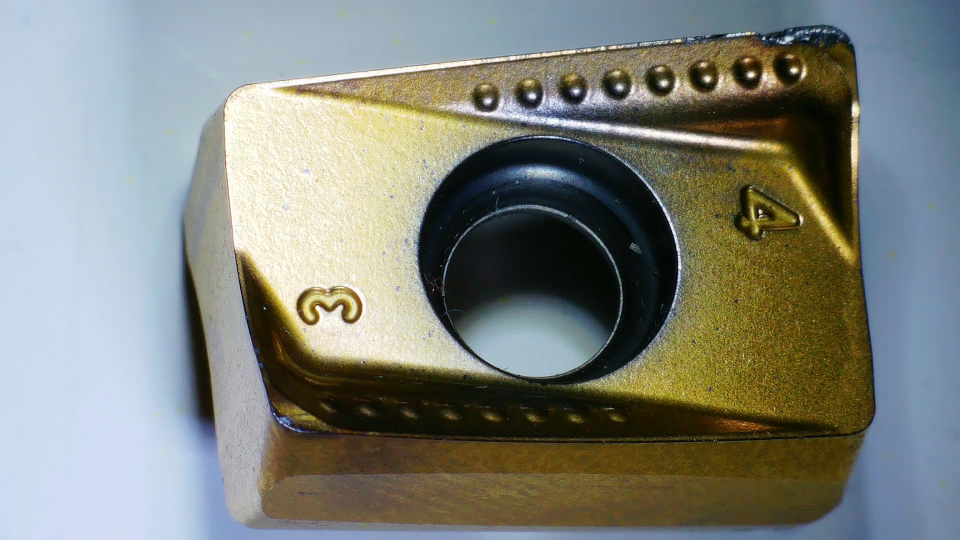
#> input picture tests/imgs/3/valid.png, 1920 x 1080 px (shown at 1/2 size)
$ jupyter execute --allow-errors widgets.ipynb   (shell and % lines are left out)
#> lines starting #> are read from the running program, lines starting #| are printed output that depends on the picture; after the words box and inside, x2 and y2 are one past the last pixel; in counts of white or black regions, pixels touching at a corner belong together
#> `valid = cv.imread(valid_name, 0)`:
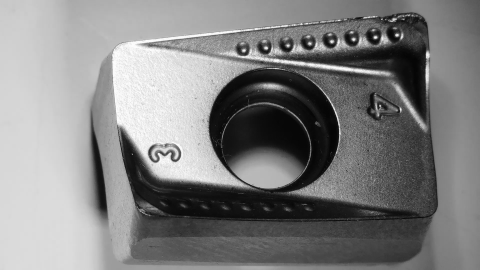
#> valid: shape (1080, 1920) (shown at 1/4 size); min 0, max 255, mean 129.2
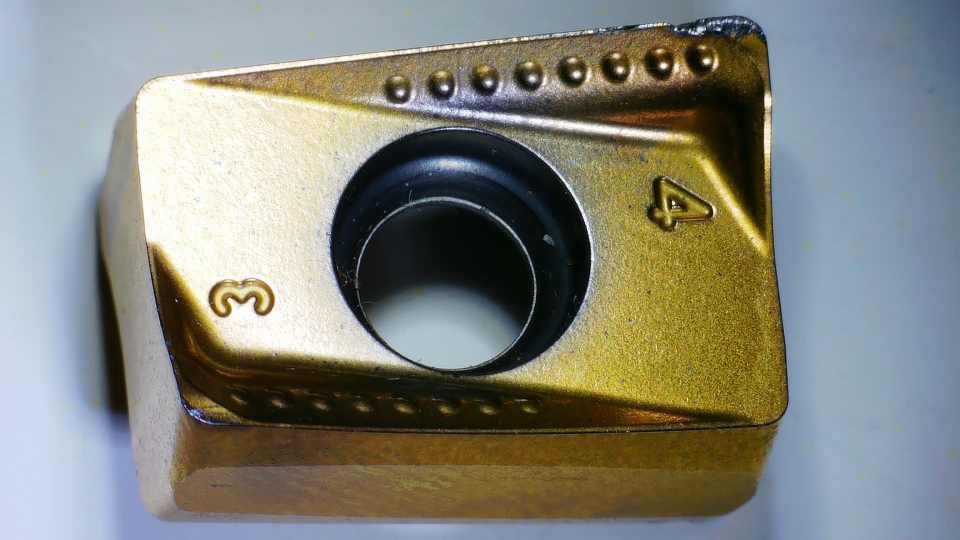
#> input picture tests/imgs/3/defect.png, 1920 x 1080 px (shown at 1/2 size)
#> `defected = defected = cv.equalizeHist(defected)`:
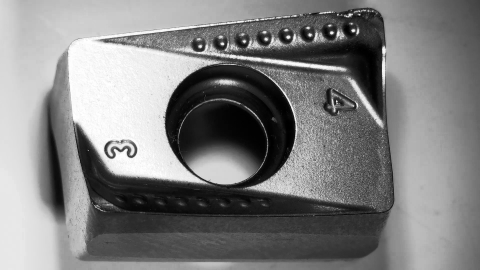
#> defected: shape (1080, 1920) (shown at 1/4 size); min 0, max 255, mean 128.2
### TuningMethods/functions.py
import cv2 as cv
import numpy as np
import matplotlib.pyplot as plt

matchers = {
    'bruteforce': cv.DESCRIPTOR_MATCHER_BRUTEFORCE,
    'bruteforce_hamming': cv.DESCRIPTOR_MATCHER_BRUTEFORCE_HAMMING,
    'bruteforce_hamminglut': cv.DESCRIPTOR_MATCHER_BRUTEFORCE_HAMMINGLUT,
    'bruteforce_l1': cv.DESCRIPTOR_MATCHER_BRUTEFORCE_L1,
    'bruteforce_sl2': cv.DESCRIPTOR_MATCHER_BRUTEFORCE_SL2,

    'flann_index_linear': 0,
    'flann_index_kdtree': 1,
    'flann_index_kmeans': 2,
    'flann_index_composite': 3,
    'flann_index_kdtree_single': 4,
    'flann_index_hierarchical': 5}


# [9 lines left out: function get_keypoints, not called in this run]


def aligner(
        template,
        img,
        max_features=250,
        good_match_percent=0.8,
        matcher_name='flann_index_kdtree',
        plot_keypoints=False
):
#> called with max_features = 250, good_match_percent = 0.8, matcher_name = 'flann_index_linear', plot_keypoints = False
    im1Gray = cv.cvtColor(img,
                          cv.COLOR_BGR2GRAY) \
        if len(img.shape) == 3 else img

    templateGray = cv.cvtColor(template,
                               cv.COLOR_BGR2GRAY) \
        if len(template.shape) == 3 else template

    if matcher_name.startswith('bruteforce'):
        # Detect features and compute descriptors.
        orb = cv.ORB_create(max_features)

        keypoints1, descriptors1 = orb.detectAndCompute(im1Gray, None)
        keypoints2, descriptors2 = orb.detectAndCompute(templateGray, None)

        # Match features
        matcher = cv.DescriptorMatcher_create(matchers[matcher_name])
        matches = list(matcher.match(descriptors1, descriptors2, None))
    elif matcher_name.startswith('flann'):
        sift = cv.SIFT_create()

        keypoints1, descriptors1 = sift.detectAndCompute(im1Gray, None)
#> keypoints1 = 11463 keypoints; strongest (x, y, size): (1327, 131, 9.2), (1351, 59, 4.2), (1347, 406, 4.8), (1413, 123, 8.9)
        keypoints2, descriptors2 = sift.detectAndCompute(templateGray, None)
#> keypoints2 = 10671 keypoints; strongest (x, y, size): (1502, 150, 9.2), (1588, 141, 8.7), (1520, 423, 4.9), (1064, 192, 9.4)

        # Specify algorithm used and various parameters
        index_params = dict(algorithm=matchers[matcher_name], trees=5)

        matcher = cv.FlannBasedMatcher(index_params, {})

        matches = matcher.knnMatch(descriptors1, descriptors2, 2)
#> matches = 11463 matches
        matches = [m1 for (m1, m2) in matches
                   if m1.distance < 0.7 * m2.distance]
#> matches = 533 matches
    else:
        print('Incorrect matcher name')
        return

    # Sort matches by score
    matches.sort(key=lambda x: x.distance, reverse=False)

    # Remove bad matches
    numGoodMatches = int(len(matches) * good_match_percent)
#> numGoodMatches = 426
    matches = matches[:numGoodMatches]
#> matches = 426 matches

    # Extract location of good matches
    points1 = np.zeros((len(matches), 2), dtype=np.float32)
#> points1 = 426 pairs, first value 0 to 0, second value 0 to 0
    points2 = np.zeros((len(matches), 2), dtype=np.float32)
#> points2 = 426 pairs, first value 0 to 0, second value 0 to 0

    for i, match in enumerate(matches):
        # print(match.queryIdx, match.trainIdx)
        # print(keypoints1[match.queryIdx].pt)
        points1[i, :] = keypoints1[match.queryIdx].pt
        points2[i, :] = keypoints2[match.trainIdx].pt
#> after the loop, points1 = 426 pairs, first value 273.6 to 1557.4, second value 32.39 to 1044.9; points2 = 426 pairs, first value 417.3 to 1744.2, second value 51.61 to 1047.5

    # Find homography
    h, _ = cv.findHomography(points1, points2, cv.RANSAC)
#> h = [[0.996, -0.00142, 178.3], [0.00194, 0.998, 15.3], [-1.36e-06, 1.25e-07, 1]]

    # Use homography
    height, width = template.shape[0], template.shape[1]
    im1Reg = cv.warpPerspective(img, h, (width, height))

    # Plot keypoints
    if plot_keypoints:
        img_keypoints = cv.drawMatches(im1Gray,
                                       keypoints1,
                                       templateGray,
                                       keypoints2,
                                       matches,
                                       None, None)

        plt.figure(figsize=(10, 10))
        plt.imshow(img_keypoints, cmap='gray')
        plt.axis('off')
        plt.title(matcher_name)
        plt.show()

    return im1Reg, h


# [36 lines left out: function cropper1, not called in this run]

### TuningMethods/widgets.ipynb
[cell 1]
import cv2 as cv
import os
import matplotlib.pyplot as plt
import matplotlib.patches as patches
import numpy as np
from ipywidgets import interact, fixed
import ipywidgets as widgets
import functions

[cell 2]
equalizeHist = True
crop = False
align= True
valid_name = '../tests/imgs/3/valid.png'
defected_name = '../tests/imgs/3/defect.png'
valid = cv.imread(valid_name, 0)
defected = cv.imread(defected_name, 0)
matcher_name = 'flann_index_linear'
if equalizeHist:
    valid = cv.equalizeHist(valid)
    defected = defected = cv.equalizeHist(defected)
if crop:
    valid = functions.cropper1(valid, y1_i=5, thresh_border=19815)
    defected = functions.cropper1(defected, y1_i=5, thresh_border=19815)
if align:
    defected = functions.aligner(valid, defected, matcher_name=matcher_name)[0] #aligner returns tuple  (img, aligning matrix)


fig, ax = plt.subplots(1,2, figsize = (15,15))
ax[0].imshow(valid, cmap='gray')
ax[1].imshow(defected, cmap='gray')
#> the sliders are set to er_shape = 1, er_size = 5, kernel_size = 21, closing_size = 5, opening_size = 5, simple_method_thresh = 130, threshold = 1000

# DIFFERENCE

[cell 3]
@interact(er_shape=(0,2), er_size=(1,10), kernel_size=widgets.IntSlider(value=21, min=5, max=30,step=2),
          closing_size=(1,10), opening_size=(1,10), simple_method_thresh=(10,250), threshold=1000)
def difference(
    er_shape=2,
    er_size=4,
    kernel_size=21,
    closing=True,
    closing_size=3,
    opening=True,
    opening_size=5,
    method="simple", # can be simple or complex
    simple_method_thresh=50, #threshold for binaryzation
    threshold=1000, # theshold by which we classify as defected
    plot=True
):
    """
    Added decision based on the sum, if sum of the subtracted images is above threshold we return Defected state!

    Im writes and reads are the most expensive in case of time needed to perform it
    """
#> called with er_shape = 1, er_size = 5, kernel_size = 21, closing = True, closing_size = 5, opening = True, opening_size = 5, method = 'simple'
    template = (
            cv.cvtColor(valid, cv.COLOR_BGR2GRAY)
            if len(valid.shape) == 3
            else valid
        )

    to_be_inspected = (
        cv.cvtColor(defected, cv.COLOR_BGR2GRAY)
        if len(defected.shape) == 3
        else defected
    )

    if method == "complex":
        template = cv.adaptiveThreshold(
            template,
            255,  # maxValue: Non-zero value assigned to the pixels for which the condition is satisfied
            cv.ADAPTIVE_THRESH_GAUSSIAN_C,  #  Adaptive thresholding algorithm to use
            cv.THRESH_BINARY,  # Thresholding type that must be either THRESH_BINARY or THRESH_BINARY_INV
            kernel_size,  # 	Size of a pixel neighborhood that is used to calculate a threshold value for the pixel: 3, 5, 7, and so on
            1,  # Constant subtracted from the mean or weighted mean
        )  # The bigger kernel the better binaryzation is from experiments
        to_be_inspected = cv.adaptiveThreshold(
            to_be_inspected,
            255,  # maxValue: Non-zero value assigned to the pixels for which the condition is satisfied
            cv.ADAPTIVE_THRESH_GAUSSIAN_C,  #  Adaptive thresholding algorithm to use
            cv.THRESH_BINARY,  # Thresholding type that must be either THRESH_BINARY or THRESH_BINARY_INV
            kernel_size,  # Size of a pixel neighborhood that is used to calculate a threshold value for the pixel: 3, 5, 7, and so on
            1,  # Constant subtracted from the mean or weighted mean
        )
        bitwiseXor = cv.bitwise_xor(template, to_be_inspected)

    elif method == "simple":
        bitwiseXor = cv.bitwise_xor(template, to_be_inspected)
        bitwiseXor[bitwiseXor >= simple_method_thresh] = 255
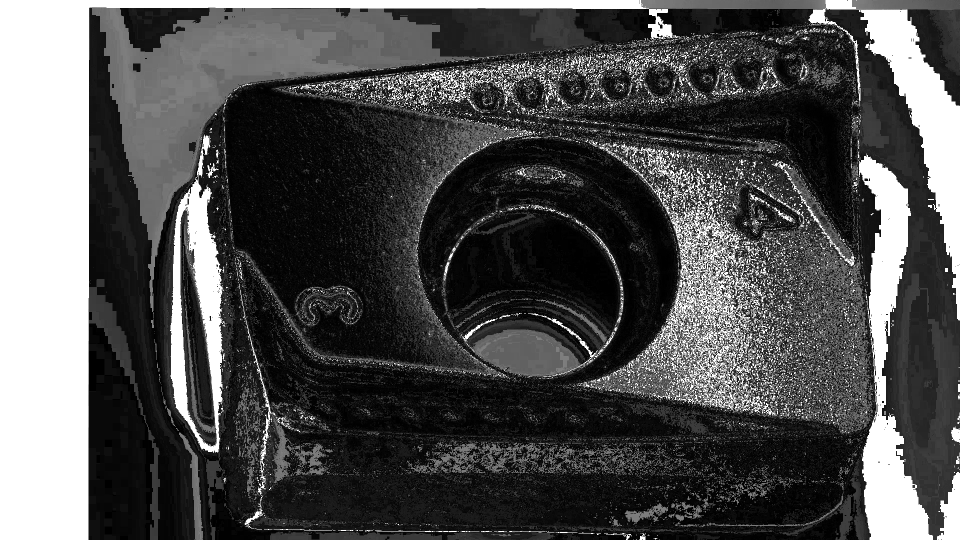
#> bitwiseXor: shape (1080, 1920) (shown at 1/2 size); min 0, max 255, mean 79.5
        bitwiseXor[bitwiseXor < simple_method_thresh] = 0
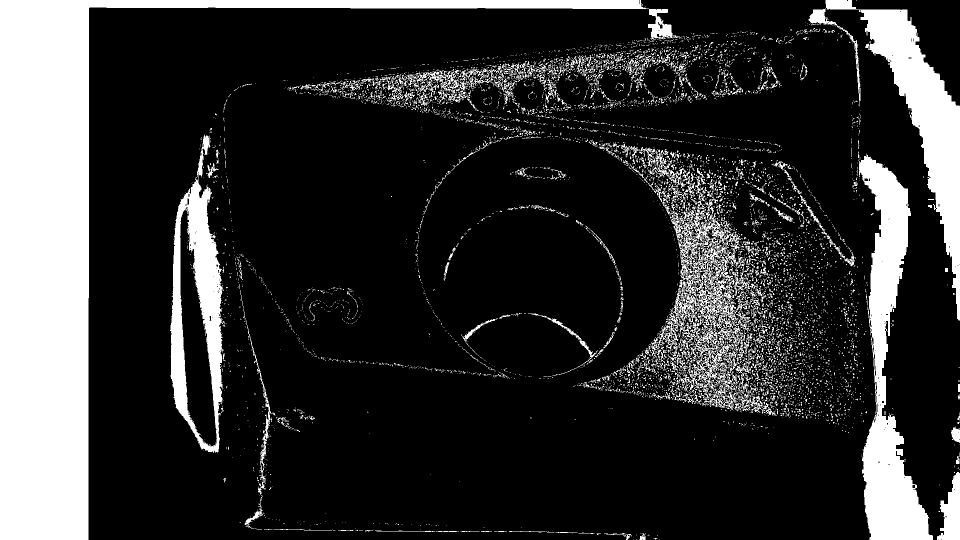
#> bitwiseXor: shape (1080, 1920) (shown at 1/2 size); 19.9% white; 6322 white regions (5861 under 20 px), largest, box (x1, y1, x2, y2) and area: (0, 0, 1364, 1080) 211829, (1718, 307, 1866, 1080) 45741, (1617, 0, 1920, 641) 39643

    # anchor: position within the element
    # The default value [−1,−1] means that the anchor is at the center
    element = cv.getStructuringElement(
        er_shape, ksize=(er_size, er_size), anchor=(-1, -1)
    )

    # We perform some morphological operations to clean our result_img from noise
    result_img = cv.erode(bitwiseXor, element)  # First perform erosion
#> result_img: shape (1080, 1920); 14.9% white; 856 white regions (836 under 20 px), largest, box (x1, y1, x2, y2) and area: (0, 0, 1282, 1080) 205684, (1720, 314, 1864, 1080) 40955, (1723, 21, 1920, 639) 34318
    if opening:
        result_img = cv.morphologyEx(
            result_img,
            cv.MORPH_OPEN,
            np.ones((opening_size, opening_size), np.uint8),
        )
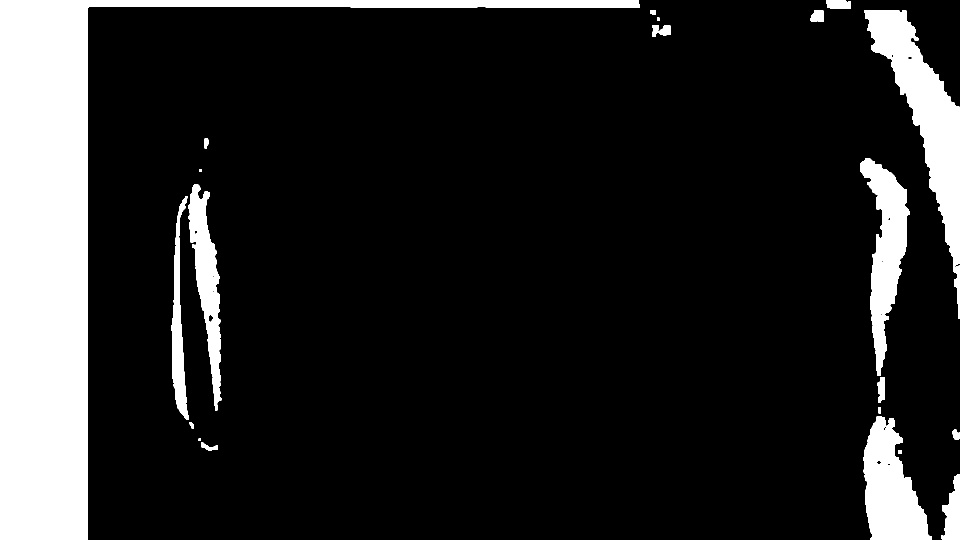
#> result_img: shape (1080, 1920) (shown at 1/2 size); 14.8% white; 23 white regions, largest, box (x1, y1, x2, y2) and area: (0, 0, 1280, 1080) 205678, (1728, 21, 1920, 532) 33312, (1727, 832, 1864, 1080) 20717
    if closing:
        result_img = cv.morphologyEx(
            result_img,
            cv.MORPH_CLOSE,
            np.ones((closing_size, closing_size), np.uint8),
        )
#> result_img: shape (1080, 1920); 14.8% white; 20 white regions

    sum_ = np.sum(result_img)
#> sum_ = 78190905
#> the sliders are set to er_shape = 1, er_size = 5, closing_size = 5, opening_size = 5, simple_method_thresh = 130, shift = 10, low_area_thresh = 1050
    if plot:
        fig,ax = plt.subplots(1,1, figsize=(10,10))
        plt.imshow(result_img, cmap='gray')
    # Based on sum of the pixels we decide defected or not if yes then we save inference to the file
    if sum_ > threshold:
        return "Defected", result_img
    else:
        return "Valid", result_img

## GENERATING BOXES

[cell 4]
@interact(er_shape=(0,2), er_size=(1,10),
          closing_size=(1,10), opening_size=(1,10), simple_method_thresh=(10,250), shift=(0,20), low_area_thresh=(100,2000))
def generate_boxes(
    er_shape=2,
    er_size=3,
    closing=True,
    closing_size=10,
    opening=True,
    opening_size=2,
    method="simple",
    simple_method_thresh=50,
    shift=5,
    low_area_thresh=800,
):

#> called with er_shape = 1, er_size = 5, closing = True, closing_size = 5, opening = True, opening_size = 5, method = 'simple', simple_method_thresh = 130
    fig, ax = plt.subplots(1,1, figsize=(15,15))

    diff_img = difference(er_shape, er_size, plot=False, closing=closing, closing_size=closing_size,simple_method_thresh=simple_method_thresh,
                          opening=opening, opening_size=opening_size, method=method)[1]  # index 0 is decision index 1 is image

    contours, hierarchy = cv.findContours(
        diff_img, cv.RETR_TREE, cv.CHAIN_APPROX_SIMPLE
    )  # It may be possible to use hierarchy later is we would like to place a few small objects that are close together inside one rectangle
#> contours = 23 contours, 1 with area under 20; largest, box (x1, y1, x2, y2) and area: (0, 0, 1280, 1080) 203321, (1728, 21, 1920, 638) 33442, (1727, 832, 1864, 1080) 20500, (1720, 316, 1819, 806) 19247, (377, 368, 443, 821) 12711

    boxes = []

    for c in contours:
        x, y, w, h = cv.boundingRect(c)
        area = w * h
        if (
            area > low_area_thresh
        ):  # If there are some noisy very small contours we neglect them
            boxes.append((x -shift, y - shift, w+ 2 * shift, h+ 2* shift))
#> this loop made 23 passes
#> (x, y, w, h, area) on passes 1, 3, 5, 6, 7, 9, 10, 11: (1882, 948, 38, 132, 5016), (402, 885, 34, 17, 578), (1905, 859, 15, 21, 315), (379, 844, 9, 13, 117), (1727, 832, 137, 248, 33976), (343, 392, 35, 448, 15680), (377, 368, 66, 453, 29898), (417, 631, 10, 12, 120)
#> after the loop, boxes = [(1872, 938, 58, 152), (1717, 822, 157, 268), (333, 382, 55, 468), (367, 358, 86, 473), (1710, 306, 119, 510), (1718, 11, 212, 637), (-10, -10, 1300, 1100)]
            # ! Experimenting with using shift parameter so that create a little bit bigger boxes
    diff_img = cv.cvtColor(diff_img, cv.COLOR_GRAY2RGB)
#> diff_img: shape (1080, 1920, 3); 14.8% white; 20 white regions, largest, box (x1, y1, x2, y2) and area: (0, 0, 1280, 1080) 205678, (1728, 21, 1920, 638) 34198, (1727, 832, 1864, 1080) 20870

    for box in boxes:
        x,y,w,h = box
        cv.rectangle(defected, (x, y), (x + w, y + h), (0,255,0), 3)
#> this loop made 7 passes
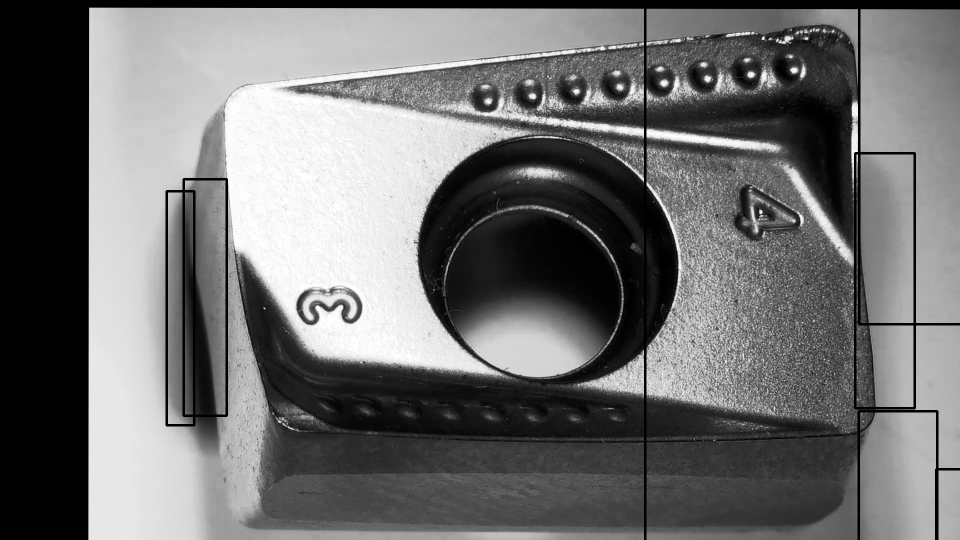
#> defected: shape (1080, 1920) (shown at 1/2 size); min 0, max 255, mean 112.7
#> the sliders are set to x1_i = 25, x2_i = -26, y1_i = 25, y2_i = -26, canny_thresh_low = 127, canny_thresh_top = 127
#> the sliders are set to matching_method = 3, template_size = 150, min_difference = 0.95
    ax.imshow(defected)

    return boxes

## ROI CROPPER
### There is also cropper using color mask but for grayscale I think it is not useful

#> (a cell that did not finish here is left out)

## Template Matching

[cell 6]
#Difference between method 1 and method 3. Method 1 - the grater the score the more dissimilar objects. Method 3 - the greater the score the more similar objects are
@interact(matching_method= widgets.IntSlider(value=3, min=1, max=5,step=2), template_size=(50,250), min_difference=widgets.BoundedFloatText(min=0.0, max=1.0, step=0.01, value=0.95))
def template_matching(matching_method=3, template_size=150, min_difference=0.99, using_boxes=True):
#> called with matching_method = 3, template_size = 150, min_difference = 0.95, using_boxes = True
    template = (
        cv.cvtColor(valid, cv.COLOR_BGR2GRAY)
        if len(valid.shape) == 3
        else valid
    )
    img_gray = cv.cvtColor(defected, cv.COLOR_BGR2GRAY) if len(defected.shape) == 3 else defected

    # font = cv.FONT_HERSHEY_SIMPLEX

    matching = []
    boxes = [(426, 221, 116, 76)] #Unfortunately we need to copy array generated from box_generator here
    print(boxes)
    boxes_to_plot = []
    defects = 0  # to count how many defect we have
    with open("template_matching.txt", "w") as f:
        if using_boxes:
            for box in boxes:
                x, y, w, h = box

                temp = template[
                    y : y + h, x : x + w
                ]  # first coordinate is y (height) axis second is x (width) axis
                deff = img_gray[y : y + h, x : x + w]  # crop image

                res_def = cv.matchTemplate(
                    deff, temp, matching_method
                )  # check how similar they're

                max_def = res_def[0][0]  # round it
                matching.append(max_def)

                if max_def < min_difference:
                    defects += 1
                    f.write(f"{x}, {y}, {x+w}, {y+h}, {max_def}\n")
                    boxes_to_plot.append([*box, max_def])
#> this loop made 1 pass
#> (res_def, max_def) on pass 1: ([0.999], 0.999)
#> pass 1, in template_matching, `temp = template[ y : y + h, x : x + w ]`:
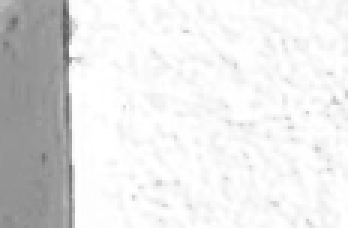
#> temp: shape (76, 116) (shown 3 times larger); min 92, max 255, mean 229.1
#> pass 1, in template_matching, `deff = img_gray[y : y + h, x : x + w]`:
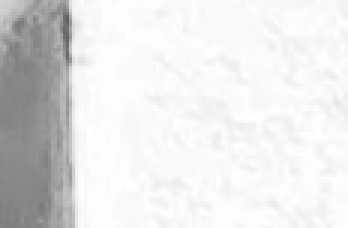
#> deff: shape (76, 116) (shown 3 times larger); min 96, max 255, mean 228.4
#> after the loop, boxes_to_plot = []; defects = 0; matching = [0.999]

        else:
            for y in range(
                0, template.shape[0], template_size
            ):  # get every possible square
                for x in range(0, template.shape[1], template_size):
                    temp = template[
                        y : y + template_size, x : x + template_size
                    ]  # first coordinate is y (height) axis second is x (width) axis
                    deff = img_gray[
                        y : y + template_size, x : x + template_size
                    ]  # crop image

                    res_def = cv.matchTemplate(
                        deff, temp, matching_method
                    )  # check how similar they're

                    max_def = res_def[0][0] # it return 2d array with 1 element
                    matching.append(max_def)

                    if max_def < min_difference:
                        defects += 1
                        f.write(
                            f"{x}, {y}, {x+template_size}, {y+template_size}, {max_def}\n"
                        )
                        boxes_to_plot.append([x,y,template_size,template_size, max_def])

        img_gray = cv.cvtColor(img_gray, cv.COLOR_GRAY2RGB)
        for box in boxes_to_plot:
            print(box)
            x, y, w, h, sim = box
            cv.rectangle(img_gray, (x, y), (x + w, y + h), 255, 3)
            cv.putText(
                img_gray,
                str(np.round(sim, 2)),  # Text string to be drawn.
                (x + 20, y + 30),  # Bottom-left corner.
                cv.FONT_HERSHEY_SIMPLEX,  # Font type, see HersheyFonts.
                1,  # Font scale factor that is multiplied by the font-specific base size.
                255,  # Text color.
                2,  # Thickness of the lines used to draw a text.
                cv.LINE_AA,  # Line type.
            )
#> this loop made 0 passes

    fig,ax = plt.subplots(1,1, figsize=(10,10))
    ax.imshow(img_gray)
    if defects > 0:
        return "Defected", matching
    else:
        return "Valid", matching
